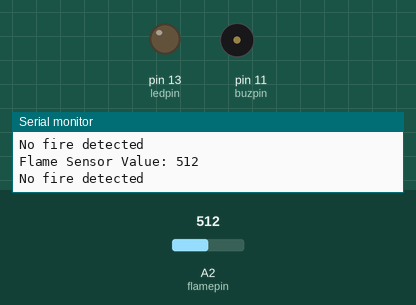
Simulated run of this sketch. Board: Arduino Uno, built with avr-gcc and run on an emulated ATmega328P. Parts: output pins drawn as LEDs (lit = HIGH), buzzer (waves = sounding), the last lines printed to the serial monitor. The test bench sets the inputs (shaded band); at power-on: A2 (flamepin) = 512.

Above: at 2.8 s.
2.9 s: A2 (flamepin) set to 216
5.6 s: A2 (flamepin) set to 188
At 6.4 s:
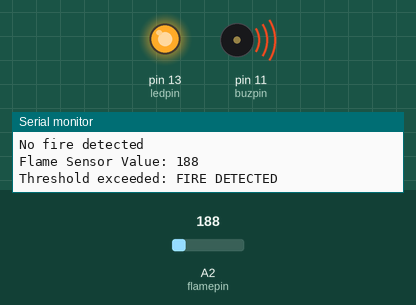
8.3 s: A2 (flamepin) set to 210
At 10.7 s:
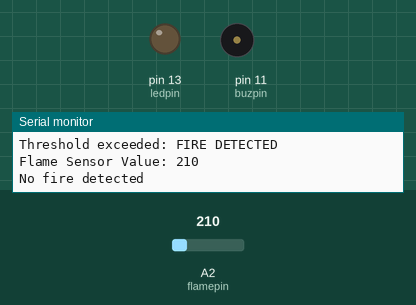
11.5 s: A2 (flamepin) set to 190
At 12.3 s:
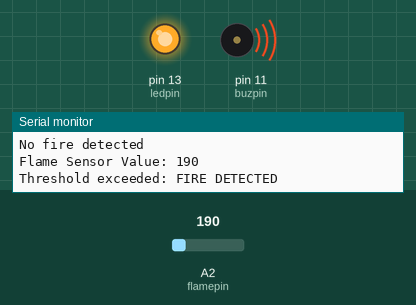
Timing chart, 0 to 14.5 s (numbered marks = the images above; inputs shaded):
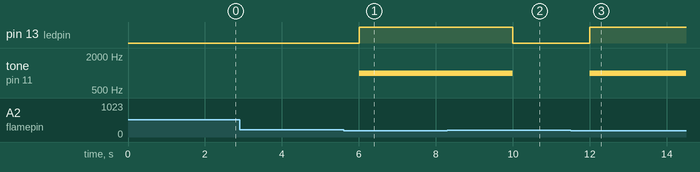

Measured:
- the behaviour switches between 201 and 200 on A2 (flamepin) (found by bisection; images 0 and 1)
- after the input at 5.6 s, pin 13 (ledpin): LOW → HIGH after 0.40 s; tone on pin 11 (buzpin): silent → 1000 Hz after 0.40 s
- after the input at 8.3 s, pin 13 (ledpin): HIGH → LOW after 1.7 s; tone on pin 11 (buzpin): 1000 Hz → silent after 1.7 s
- after the input at 11.5 s, pin 13 (ledpin): LOW → HIGH after 0.51 s; tone on pin 11 (buzpin): silent → 1000 Hz after 0.51 s

The sketch:

arduino_code.ino
```cpp
const int ledpin = 13;
const int flamepin = A2;
const int buzpin = 11;
const int threshold = 200;
int flamesensvalue = 0;

void setup() {
  Serial.begin(9600);
  pinMode(ledpin, OUTPUT);
  pinMode(flamepin, INPUT);
  pinMode(buzpin, OUTPUT);

  Serial.println("Setup complete!");
}

void loop() {
  flamesensvalue = analogRead(flamepin);
  Serial.print("Flame Sensor Value: ");
  Serial.println(flamesensvalue);


  if (flamesensvalue <= threshold) {
    Serial.println("Threshold exceeded: FIRE DETECTED");
    digitalWrite(ledpin, HIGH);
    tone(buzpin, 1000);
  } else {
    Serial.println("No fire detected");
    digitalWrite(ledpin, LOW);
    noTone(buzpin);
  }

  delay(2000);
}
```
